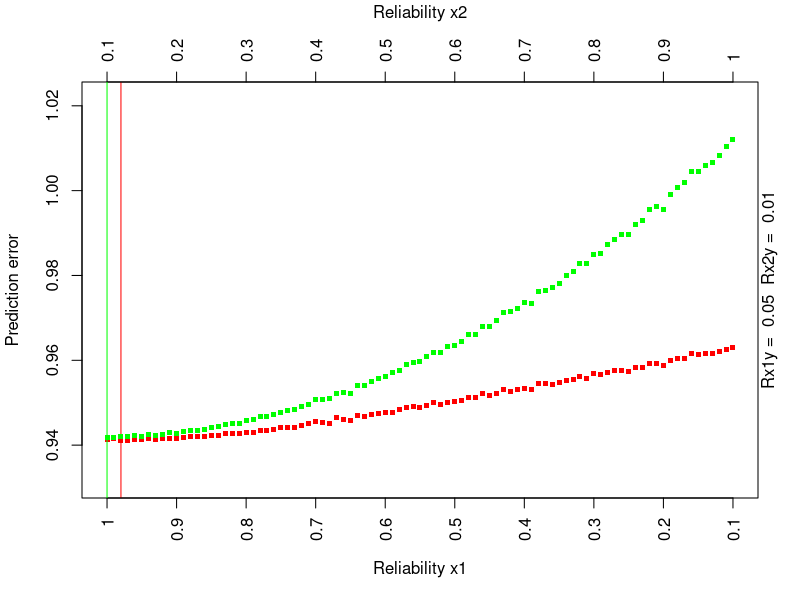

R code for this plot:
#try out ----------
set.seed(1234)
library(MASS)
library(mvtnorm)
find.sigma <- function(corr=1, sigma1=1, sigma2=1 ){
  covar <- corr*(sqrt(sigma1*sigma2))
  sigma <- matrix(c(sigma1,covar,covar,sigma2),2,2)
  return(sigma)
}

cor_xx = .7
n <- 1000
ntest <- 1000
b <-c(sqrt(.05), sqrt(.01))
mytcks = seq(0,1,length.out = 91)
mytcks_rev = seq(1,0,length.out = 91)
rho <- seq(1,.1,length.out = 91)
rho_rev <- seq(.1,1, length.out = 91)
measerror <- (1-rho)/rho
mease_err_diff <- cbind(measerror, sort(measerror, decreasing = T))

R = 100

fit_full <- array(0, dim = c(R, length(measerror), ntest))
fit <- array(0, dim = c(R,length(measerror),ntest))
err <- matrix(0,R,length(measerror))
err_full <- matrix(0,R,length(measerror))
for( i in 1:R){
  cat("\rReplication ", i,"of", R)
  X <- mvrnorm(n, c(0,0), Sigma = find.sigma(cor_xx))
  y <- X%*%b  + rnorm(n, sd = sqrt(1- sum(b^2)))
  Xnew <- mvrnorm(ntest, c(0,0), Sigma = find.sigma(cor_xx))
  ynew <- Xnew%*%b  + rnorm(ntest, sd = sqrt(1- sum(b^2)))
  
  for( c in 1:nrow(mease_err_diff)){
    Xer <- X + cbind(rnorm(n, sd = sqrt(mease_err_diff[c,1])),
                     rnorm(n, sd = sqrt(mease_err_diff[c,2])))
    a = lm(y ~ Xer[,1] + 0)
    a_full = lm(y~Xer+0)
    bls = coef(a)
    bls_full = coef(a_full)
    fit[i,c,] = Xnew[,1]*bls
    fit_full[i,c,] = Xnew%*%bls_full
    err[i,c] = mean((ynew-fit[i,c,])^2)
    err_full[i,c] = mean((ynew-fit_full[i,c,])^2)
  }
}


# plot including points for prediction with both x1 and x2
plot(mytcks, colMeans(err_full),'p', pch = ".", 
     cex = 5, col = "red",xlim = c(0,1), 
     ylim = c(min(c(colMeans(err_full), colMeans(err))) - .01 , 
              max(c(colMeans(err_full), colMeans(err))) + .01),
     xaxt = "n" , xlab = "Reliability x1", ylab = "Prediction error")
abline(v = mytcks[which.min(colMeans(err_full))], col = 'red')

# axes labels
axis(1, at = mytcks[seq(1,91,by = 10)], labels = rho[seq(1,91,by = 10)], las = 2)
axis(3, at = mytcks[seq(1,91,by = 10)], labels = rho_rev[seq(1,91, by = 10)], las =2)
mtext("Reliability x2", side=3, line = 3)
mtext(paste("Rx1y = ", b[1]^2,"", "Rx2y = ", b[2]^2), side = 4)

# points for prediction with only x1
points(mytcks, colMeans(err), col = "green", pch = ".", cex=5)
abline(v = mytcks[which.min(colMeans(err))], col = 'green')


